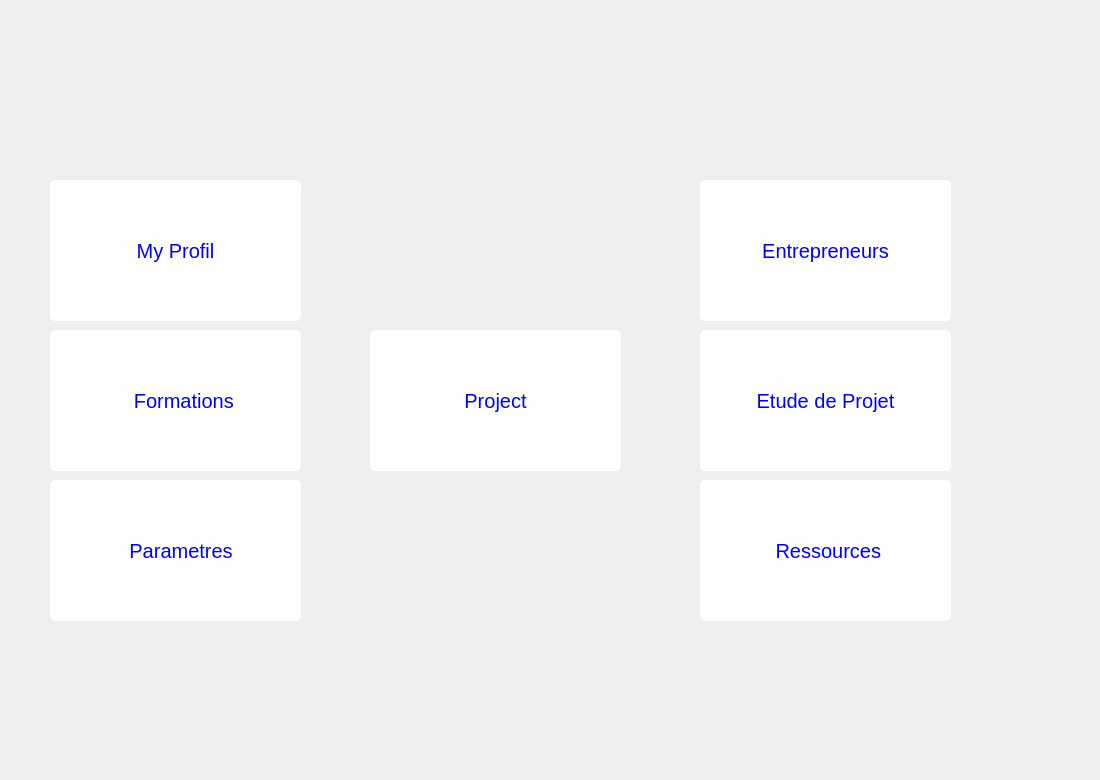
    <widget class="QWidget" name="menu">
     <widget class="QPushButton" name="projet_menu">
      <property name="geometry">
       <rect>
        <x>370</x>
        <y>330</y>
        <width>251</width>
        <height>141</height>
       </rect>
      </property>
      <property name="toolTip">
       <string>Profil
</string>
      </property>
      <property name="styleSheet">
       <string notr="true">QPushButton {
    
	background-color: #FFFFFF;
	    color: blue;
    padding: 10px 20px;
    border: none;
    border-radius: 5px;
    font-size: 20px;
 font-family: &quot;Berlin Sans FB&quot;, sans-serif; 
}

QPushButton:hover {
   	background-color: #F8F8F8;
    color: grey;

}

QPushButton:pressed {
background-color: #EDF1F6;
    color: black;
}</string>
      </property>
      <property name="text">
       <string>Project</string>
      </property>
      <property name="icon">
       <iconset resource="ressources.qrc">
        <normaloff>:/new/prefix1/icon/projet.png</normaloff>:/new/prefix1/icon/projet.png</iconset>
      </property>
      <property name="iconSize">
       <size>
        <width>70</width>
        <height>70</height>
       </size>
      </property>
     </widget>
     <widget class="QPushButton" name="ressources_menu">
      <property name="geometry">
       <rect>
        <x>700</x>
        <y>480</y>
        <width>251</width>
        <height>141</height>
       </rect>
      </property>
      <property name="toolTip">
       <string>Profil
</string>
      </property>
      <property name="styleSheet">
       <string notr="true">QPushButton {
    
	background-color: #FFFFFF;
	    color: blue;
    padding: 10px 20px;
    border: none;
    border-radius: 5px;
    font-size: 20px;
 font-family: &quot;Berlin Sans FB&quot;, sans-serif; 
}

QPushButton:hover {
   	background-color: #F8F8F8;
    color: grey;

}

QPushButton:pressed {
background-color: #EDF1F6;
    color: black;
}</string>
      </property>
      <property name="text">
       <string> Ressources</string>
      </property>
      <property name="icon">
       <iconset resource="ressources.qrc">
        <normaloff>:/new/prefix1/icon/machine-robotique.png</normaloff>:/new/prefix1/icon/machine-robotique.png</iconset>
      </property>
      <property name="iconSize">
       <size>
        <width>70</width>
        <height>70</height>
       </size>
      </property>
     </widget>
     <widget class="QPushButton" name="entrepreneurs_menu">
      <property name="geometry">
       <rect>
        <x>700</x>
        <y>180</y>
        <width>251</width>
        <height>141</height>
       </rect>
      </property>
      <property name="toolTip">
       <string>Profil
</string>
      </property>
      <property name="toolTipDuration">
       <number>-6</number>
      </property>
      <property name="styleSheet">
       <string notr="true">QPushButton {
    
	background-color: #FFFFFF;
	    color: blue;
    padding: 10px 20px;
    border: none;
    border-radius: 5px;
    font-size: 20px;
 font-family: &quot;Berlin Sans FB&quot;, sans-serif; 
}

QPushButton:hover {
   	background-color: #F8F8F8;
    color: grey;

}

QPushButton:pressed {
background-color: #EDF1F6;
    color: black;
}</string>
      </property>
      <property name="text">
       <string>Entrepreneurs</string>
      </property>
      <property name="icon">
       <iconset resource="ressources.qrc">
        <normaloff>:/new/prefix1/icon/pensee-positive.png</normaloff>:/new/prefix1/icon/pensee-positive.png</iconset>
      </property>
      <property name="iconSize">
       <size>
        <width>70</width>
        <height>70</height>
       </size>
      </property>
     </widget>
     <widget class="QPushButton" name="formations_menu">
      <property name="geometry">
       <rect>
        <x>50</x>
        <y>330</y>
        <width>251</width>
        <height>141</height>
       </rect>
      </property>
      <property name="toolTip">
       <string>Profil
</string>
      </property>
      <property name="styleSheet">
       <string notr="true">QPushButton {
    
	background-color: #FFFFFF;
	    color: blue;
    padding: 10px 20px;
    border: none;
    border-radius: 5px;
    font-size: 20px;

 font-family: &quot;Berlin Sans FB&quot;, sans-serif; 
}

QPushButton:hover {
   	background-color: #F8F8F8;
    color: grey;

}

QPushButton:pressed {
background-color: #EDF1F6;
    color: black;
}</string>
      </property>
      <property name="text">
       <string>   Formations</string>
      </property>
      <property name="icon">
       <iconset resource="ressources.qrc">
        <normaloff>:/new/prefix1/icon/apprentissage-en-ligne.png</normaloff>:/new/prefix1/icon/apprentissage-en-ligne.png</iconset>
      </property>
      <property name="iconSize">
       <size>
        <width>70</width>
        <height>70</height>
       </size>
      </property>
     </widget>
     <widget class="QPushButton" name="out_menu">
      <property name="geometry">
       <rect>
        <x>10</x>
        <y>660</y>
        <width>71</width>
        <height>61</height>
       </rect>
      </property>
      <property name="styleSheet">
       <string notr="true">QPushButton {
    
	background-color: none;
	    color: blue;
    padding: 10px 20px;
    border: none;
    border-radius: 5px;
    font-size: 20px;
 font-family: &quot;Berlin Sans FB&quot;, sans-serif; 
}

QPushButton:hover {
   	background-color: #F8F8F8;
    color: grey;

}

QPushButton:pressed {
background-color: #EDF1F6;
    color: black;
}</string>
      </property>
      <property name="text">
       <string/>
      </property>
      <property name="icon">
       <iconset resource="ressources.qrc">
        <normaloff>:/new/prefix1/icon/sidentifier.png</normaloff>:/new/prefix1/icon/sidentifier.png</iconset>
      </property>
      <property name="iconSize">
       <size>
        <width>50</width>
        <height>50</height>
       </size>
      </property>
     </widget>
     <widget class="QPushButton" name="param_menu">
      <property name="geometry">
       <rect>
        <x>50</x>
        <y>480</y>
        <width>251</width>
        <height>141</height>
       </rect>
      </property>
      <property name="toolTip">
       <string>Profil
</string>
      </property>
      <property name="styleSheet">
       <string notr="true">QPushButton {
    
	background-color: #FFFFFF;
	    color: blue;
    padding: 10px 20px;
    border: none;
    border-radius: 5px;
    font-size: 20px;
 font-family: &quot;Berlin Sans FB&quot;, sans-serif; 
}

QPushButton:hover {
   	background-color: #F8F8F8;
    color: grey;

}

QPushButton:pressed {
background-color: #EDF1F6;
    color: black;
}</string>
      </property>
      <property name="text">
       <string>  Parametres</string>
      </property>
      <property name="icon">
       <iconset resource="ressources.qrc">
        <normaloff>:/new/prefix1/icon/engrenage.png</normaloff>:/new/prefix1/icon/engrenage.png</iconset>
      </property>
      <property name="iconSize">
       <size>
        <width>70</width>
        <height>70</height>
       </size>
      </property>
     </widget>
     <widget class="QPushButton" name="etudeprojet_menu">
      <property name="geometry">
       <rect>
        <x>700</x>
        <y>330</y>
        <width>251</width>
        <height>141</height>
       </rect>
      </property>
      <property name="toolTip">
       <string notr="true">Profil
</string>
      </property>
      <property name="styleSheet">
       <string notr="true">QPushButton {
    
	background-color: #FFFFFF;
	    color: blue;
    padding: 10px 20px;
    border: none;
    border-radius: 5px;
    font-size: 20px;
 font-family: &quot;Berlin Sans FB&quot;, sans-serif; 
}

QPushButton:hover {
   	background-color: #F8F8F8;
    color: grey;

}

QPushButton:pressed {
background-color: #EDF1F6;
    color: black;
}</string>
      </property>
      <property name="text">
       <string>Etude de Projet</string>
      </property>
      <property name="icon">
       <iconset resource="ressources.qrc">
        <normaloff>:/new/prefix1/icon/statistiques.png</normaloff>:/new/prefix1/icon/statistiques.png</iconset>
      </property>
      <property name="iconSize">
       <size>
        <width>70</width>
        <height>70</height>
       </size>
      </property>
     </widget>
     <widget class="QPushButton" name="profil_menu">
      <property name="geometry">
       <rect>
        <x>50</x>
        <y>180</y>
        <width>251</width>
        <height>141</height>
       </rect>
      </property>
      <property name="toolTip">
       <string>Profil
</string>
      </property>
      <property name="layoutDirection">
       <enum>Qt::LeftToRight</enum>
      </property>
      <property name="styleSheet">
       <string notr="true">QPushButton {
    
	background-color: #FFFFFF;
	    color: blue;
    padding: 10px 20px;
    border: none;
    border-radius: 5px;
 font-family: &quot;Berlin Sans FB&quot;, sans-serif; 
    font-size: 20px;
}

QPushButton:hover {
   	background-color: #F8F8F8;
    color: grey;

}

QPushButton:pressed {
background-color: #EDF1F6;
    color: black;
}</string>
      </property>
      <property name="text">
       <string>My Profil</string>
      </property>
      <property name="icon">
       <iconset resource="ressources.qrc">
        <normaloff>:/new/prefix1/icon/officier.png</normaloff>:/new/prefix1/icon/officier.png</iconset>
      </property>
      <property name="iconSize">
       <size>
        <width>70</width>
        <height>70</height>
       </size>
      </property>
      <property name="autoRepeatDelay">
       <number>295</number>
      </property>
     </widget>
     <widget class="QLabel" name="label_14">
      <property name="geometry">
       <rect>
        <x>-40</x>
        <y>-10</y>
        <width>1091</width>
        <height>771</height>
       </rect>
      </property>
      <property name="text">
       <string/>
      </property>
      <property name="pixmap">
       <pixmap resource="ressources.qrc">:/new/prefix1/icon/KK.png</pixmap>
      </property>
      <property name="scaledContents">
       <bool>true</bool>
      </property>
     </widget>
     <widget class="QLabel" name="label_2">
      <property name="geometry">
       <rect>
        <x>10</x>
        <y>10</y>
        <width>111</width>
        <height>21</height>
       </rect>
      </property>
      <property name="text">
       <string/>
      </property>
      <property name="pixmap">
       <pixmap resource="ressources.qrc">:/new/prefix1/icon/appname.png</pixmap>
      </property>
     </widget>
     <zorder>label_14</zorder>
     <zorder>projet_menu</zorder>
     <zorder>ressources_menu</zorder>
     <zorder>entrepreneurs_menu</zorder>
     <zorder>formations_menu</zorder>
     <zorder>out_menu</zorder>
     <zorder>param_menu</zorder>
     <zorder>etudeprojet_menu</zorder>
     <zorder>profil_menu</zorder>
     <zorder>label_2</zorder>
    </widget>
